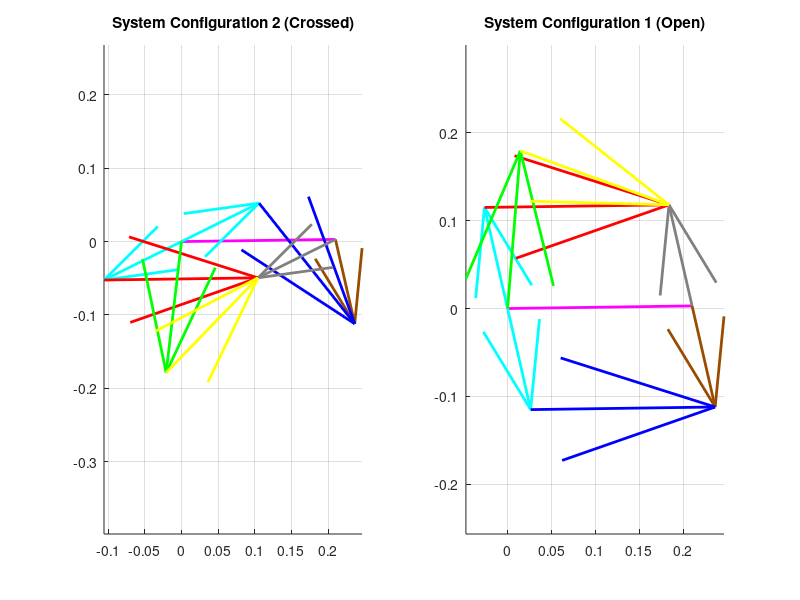

Here is the MATLAB script that generated this plot:
clear all
close all
clc

%  GLOBAL PARAMETERS

offset_deg = 0.81;
offset = deg2rad(offset_deg);
d_global = 0.210; % Shared Ground (Pink)


%  LOOP 1: CALCULATION (Inverted Input: Brown L4)

L1 = 0.210; L2 = 0.118; L3 = 0.210; L4 = 0.118;
d = L1; a = L2; b = L3; c = L4;

theta4_deg = 102.05; 
q_in_L1 = deg2rad(theta4_deg); 

% Inverted Constants
K1=d/c; K2=d/a; K3=(c^2-b^2+a^2+d^2)/(2*c*a); K4=d/b; K5=(a^2-d^2-c^2-b^2)/(2*c*b);

% Coefficients
A = cos(q_in_L1) - K1 - K2*cos(q_in_L1) + K3;
B = -2*sin(q_in_L1);
C = K1 - (K2+1)*cos(q_in_L1) + K3;
D_val = cos(q_in_L1) - K1 + K4*cos(q_in_L1) + K5;
E_val = -2*sin(q_in_L1);
F_val = K1 + (K4-1)*cos(q_in_L1) + K5;

% Roots (Use max(0, ...) to prevent negative sqrt error)
det_AC = sqrt(max(0, B^2 - 4*A*C));
det_DF = sqrt(max(0, E_val^2 - 4*D_val*F_val));

% --- Loop 1: Case 1 (Open) ---
q2_loc_1 = 2*atan2((-B - det_AC), (2*A));
q3_loc_1 = 2*atan2((-E_val - det_DF), (2*D_val));
T2_Open_L1 = q2_loc_1 + pi + offset; 
T3_Open_L1 = q3_loc_1 + pi + offset; 
T4_Global_L1 = q_in_L1 + pi + offset; 

% --- Loop 1: Case 2 (Crossed) ---
q2_loc_2 = 2*atan2((-B + det_AC), (2*A));
q3_loc_2 = 2*atan2((-E_val + det_DF), (2*D_val));
T2_Cross_L1 = q2_loc_2 + pi + offset; 
T3_Cross_L1 = q3_loc_2 + pi + offset; 



%  LOOP 2: CALCULATION (Input: Cyan L2 from Loop 1 + 180)

L1 = 0.210; L2 = 0.118; L3 = 0.210; L4 = 0.118;
d = L1; a = L2; b = L3; c = L4;

theta2_global_Open = rad2deg(T2_Open_L1) + 180;
q_in_Open = deg2rad(theta2_global_Open) - offset;

theta2_global_Cross = rad2deg(T2_Cross_L1) + 180;
q_in_Cross = deg2rad(theta2_global_Cross) - offset;

K1=d/a; K2=d/c; K3=(a^2-b^2+c^2+d^2)/(2*a*c); K4=d/b; K5=(c^2-d^2-a^2-b^2)/(2*a*b);

% --- Loop 2: Case 1 (Open Calculation) ---
A=cos(q_in_Open)-K1-K2*cos(q_in_Open)+K3; B=-2*sin(q_in_Open); C=K1-(K2+1)*cos(q_in_Open)+K3;
D_val=cos(q_in_Open)-K1+K4*cos(q_in_Open)+K5; E_val=-2*sin(q_in_Open); F_val=K1+(K4-1)*cos(q_in_Open)+K5;
% Roots
det_AC_2 = sqrt(max(0, B^2 - 4*A*C));
det_DF_2 = sqrt(max(0, E_val^2 - 4*D_val*F_val));

q4_loc_1 = 2*atan2((-B - det_AC_2), (2*A));
q3_loc_1 = 2*atan2((-E_val - det_DF_2), (2*D_val));
T4_Open_L2 = q4_loc_1 + offset; 
T3_Open_L2 = q3_loc_1 + offset; 

% --- Loop 2: Case 2 (Crossed Calculation) ---
A=cos(q_in_Cross)-K1-K2*cos(q_in_Cross)+K3; B=-2*sin(q_in_Cross); C=K1-(K2+1)*cos(q_in_Cross)+K3;
D_val=cos(q_in_Cross)-K1+K4*cos(q_in_Cross)+K5; E_val=-2*sin(q_in_Cross); F_val=K1+(K4-1)*cos(q_in_Cross)+K5;
% Roots
det_AC_2 = sqrt(max(0, B^2 - 4*A*C));
det_DF_2 = sqrt(max(0, E_val^2 - 4*D_val*F_val));

q4_loc_2 = 2*atan2((-B + det_AC_2), (2*A));
q3_loc_2 = 2*atan2((-E_val + det_DF_2), (2*D_val));
T4_Cross_L2 = q4_loc_2 + offset; 
T3_Cross_L2 = q3_loc_2 + offset; 



%  LOOP 3: CALCULATION (Inverted Input: Grey L4 from Loop 2)

L1 = 0.210; L2 = 0.180; L3 = 0.180; L4 = 0.118;
d = L1; a = L2; b = L3; c = L4;

K1=d/c; K2=d/a; K3=(c^2-b^2+a^2+d^2)/(2*c*a); K4=d/b; K5=(c^2-d^2-a^2-b^2)/(2*c*b);

% --- Loop 3: Case 1 (System Open) ---
% *FIXED: Using 'System Open' but applying CROSSED formula (+sqrt) as requested*
q4_local_Open = T4_Open_L2 - offset;
q_in_calc_Open = q4_local_Open - pi; 

A=cos(q_in_calc_Open)-K1-K2*cos(q_in_calc_Open)+K3; B=-2*sin(q_in_calc_Open); C=K1-(K2+1)*cos(q_in_calc_Open)+K3;
% Determinant check
det_AC_3 = sqrt(max(0, B^2 - 4*A*C)); 

% 1. Find Theta 2 (Green) using CROSSED (+sqrt) formula
q2_loc_SWAP = 2*atan2((-B + det_AC_3), (2*A));
% 2. Find Theta 3 (Yellow) using Vector Method (Prevents Error)
% Vector Eq: R_Coupler = R_Ground + R_Output - R_Input
R_Coupler_Vec = d + a*exp(1i*q2_loc_SWAP) - c*exp(1i*q_in_calc_Open);
q3_loc_SWAP = angle(R_Coupler_Vec);

T2_Open_L3 = q2_loc_SWAP + pi + offset; 
T3_Open_L3 = q3_loc_SWAP + pi + offset; 

% --- Loop 3: Case 2 (System Crossed) ---
% *FIXED: Using 'System Crossed' but applying OPEN formula (-sqrt) as requested*
q4_local_Cross = T4_Cross_L2 - offset;
q_in_calc_Cross = q4_local_Cross - pi; 

A=cos(q_in_calc_Cross)-K1-K2*cos(q_in_calc_Cross)+K3; B=-2*sin(q_in_calc_Cross); C=K1-(K2+1)*cos(q_in_calc_Cross)+K3;
% Determinant check
det_AC_3 = sqrt(max(0, B^2 - 4*A*C));

% 1. Find Theta 2 (Green) using OPEN (-sqrt) formula
q2_loc_SWAP2 = 2*atan2((-B - det_AC_3), (2*A));
% 2. Find Theta 3 (Yellow) using Vector Method
R_Coupler_Vec = d + a*exp(1i*q2_loc_SWAP2) - c*exp(1i*q_in_calc_Cross);
q3_loc_SWAP2 = angle(R_Coupler_Vec);

T2_Cross_L3 = q2_loc_SWAP2 + pi + offset; 
T3_Cross_L3 = q3_loc_SWAP2 + pi + offset; 



%  DISPLAY RESULTS

disp('===================================================');
disp(['FULL MECHANISM RESULTS (Input Theta4 = ' num2str(theta4_deg) ')']);
disp('===================================================');

disp('--- CROSSED CURCUIT ---');
disp(['  L1 Brown  (In) : ', num2str(rad2deg(T4_Global_L1))]);
disp(['  L1 Cyan   (Out): ', num2str(rad2deg(T2_Cross_L1))]);
disp('  ----------------');
disp(['  L2 Grey   (Out): ', num2str(rad2deg(T4_Cross_L2))]);
disp(['  L2 Red    (Cou): ', num2str(rad2deg(T3_Cross_L2))]);
disp('  ----------------');
disp(['  L3 Green  (Out): ', num2str(rad2deg(T2_Cross_L3))]);
disp(['  L3 Yellow (Cou): ', num2str(rad2deg(T3_Cross_L3))]);
disp(' ');

disp('--- OPEN CURCUIT ---');
disp(['  L1 Brown  (In) : ', num2str(rad2deg(T4_Global_L1))]);
disp(['  L1 Cyan   (Out): ', num2str(rad2deg(T2_Open_L1))]);
disp('  ----------------');
disp(['  L2 Grey   (Out): ', num2str(rad2deg(T4_Open_L2))]);
disp(['  L2 Red    (Cou): ', num2str(rad2deg(T3_Open_L2))]);
disp('  ----------------');
disp(['  L3 Green  (Out): ', num2str(rad2deg(T2_Open_L3))]);
disp(['  L3 Yellow (Cou): ', num2str(rad2deg(T3_Open_L3))]);



%  PLOTTING

figure(1); clf;

Rot = exp(1i * offset);
R1 = d_global * exp(1i * offset); % Shared Ground

% -------------------------
% PLOT 1: SYSTEM CROSSED
% -------------------------
subplot(1,2,1); hold on; grid on; axis equal;
title('System Configuration 2 (Crossed)');
plot([0 real(R1)], [0 imag(R1)], 'm-', 'LineWidth', 2); % Ground

% Loop 1
L2_Loop1 = 0.118; L4_Loop1 = 0.118;
V_Cyan_L1 = L2_Loop1 * exp(1i * T2_Cross_L1);
V_Brown_L1 = L4_Loop1 * exp(1i * T4_Global_L1);
V_Blue_L1 = (R1 + V_Brown_L1) - V_Cyan_L1;
quiver(0, 0, real(V_Cyan_L1), imag(V_Cyan_L1), 0, 'c', 'LineWidth', 2, 'MaxHeadSize',0.5); 
quiver(real(R1), imag(R1), real(V_Brown_L1), imag(V_Brown_L1), 0, 'Color',[0.6 0.3 0], 'LineWidth', 2, 'MaxHeadSize',0.5); 
quiver(real(V_Cyan_L1), imag(V_Cyan_L1), real(V_Blue_L1), imag(V_Blue_L1), 0, 'b', 'LineWidth', 2, 'MaxHeadSize',0.5); 

% Loop 2
L2_Loop2 = 0.118; L4_Loop2 = 0.118;
V_Cyan_L2 = L2_Loop2 * exp(1i * deg2rad(rad2deg(T2_Cross_L1) + 180)); 
V_Grey_L2 = L4_Loop2 * exp(1i * T4_Cross_L2);
V_Red_L2 = (R1 + V_Grey_L2) - V_Cyan_L2;
quiver(0, 0, real(V_Cyan_L2), imag(V_Cyan_L2), 0, 'c', 'LineWidth', 2, 'MaxHeadSize',0.5); 
quiver(real(R1), imag(R1), real(V_Grey_L2), imag(V_Grey_L2), 0, 'Color', [0.5 0.5 0.5], 'LineWidth', 2, 'MaxHeadSize',0.5); 
quiver(real(V_Cyan_L2), imag(V_Cyan_L2), real(V_Red_L2), imag(V_Red_L2), 0, 'r', 'LineWidth', 2, 'MaxHeadSize',0.5); 

% Loop 3
L2_Loop3 = 0.180; L4_Loop3 = 0.118;
V_Grey_sys = L4_Loop3 * exp(1i * T4_Cross_L2); 
V_Green_sys = L2_Loop3 * exp(1i * T2_Cross_L3); 
V_Yellow_sys = (R1 + V_Grey_sys) - V_Green_sys;
quiver(0, 0, real(V_Green_sys), imag(V_Green_sys), 0, 'g', 'LineWidth', 2, 'MaxHeadSize',0.5); 
quiver(real(V_Green_sys), imag(V_Green_sys), real(V_Yellow_sys), imag(V_Yellow_sys), 0, 'y', 'LineWidth', 2, 'MaxHeadSize',0.5); 



% PLOT 2: SYSTEM OPEN

subplot(1,2,2); hold on; grid on; axis equal;
title('System Configuration 1 (Open)');
plot([0 real(R1)], [0 imag(R1)], 'm-', 'LineWidth', 2); % Ground

% Loop 1
V_Cyan_L1 = L2_Loop1 * exp(1i * T2_Open_L1);
V_Brown_L1 = L4_Loop1 * exp(1i * T4_Global_L1);
V_Blue_L1 = (R1 + V_Brown_L1) - V_Cyan_L1;
quiver(0, 0, real(V_Cyan_L1), imag(V_Cyan_L1), 0, 'c', 'LineWidth', 2, 'MaxHeadSize',0.5); 
quiver(real(R1), imag(R1), real(V_Brown_L1), imag(V_Brown_L1), 0, 'Color',[0.6 0.3 0], 'LineWidth', 2, 'MaxHeadSize',0.5); 
quiver(real(V_Cyan_L1), imag(V_Cyan_L1), real(V_Blue_L1), imag(V_Blue_L1), 0, 'b', 'LineWidth', 2, 'MaxHeadSize',0.5); 

% Loop 2
V_Cyan_L2 = L2_Loop2 * exp(1i * deg2rad(rad2deg(T2_Open_L1) + 180)); 
V_Grey_L2 = L4_Loop2 * exp(1i * T4_Open_L2);
V_Red_L2 = (R1 + V_Grey_L2) - V_Cyan_L2;
quiver(0, 0, real(V_Cyan_L2), imag(V_Cyan_L2), 0, 'c', 'LineWidth', 2, 'MaxHeadSize',0.5); 
quiver(real(R1), imag(R1), real(V_Grey_L2), imag(V_Grey_L2), 0, 'Color', [0.5 0.5 0.5], 'LineWidth', 2, 'MaxHeadSize',0.5); 
quiver(real(V_Cyan_L2), imag(V_Cyan_L2), real(V_Red_L2), imag(V_Red_L2), 0, 'r', 'LineWidth', 2, 'MaxHeadSize',0.5); 

% Loop 3
V_Grey_sys = L4_Loop3 * exp(1i * T4_Open_L2);
V_Green_sys = L2_Loop3 * exp(1i * T2_Open_L3);
V_Yellow_sys = (R1 + V_Grey_sys) - V_Green_sys;
quiver(0, 0, real(V_Green_sys), imag(V_Green_sys), 0, 'g', 'LineWidth', 2, 'MaxHeadSize',0.5); 
quiver(real(V_Green_sys), imag(V_Green_sys), real(V_Yellow_sys), imag(V_Yellow_sys), 0, 'y', 'LineWidth', 2, 'MaxHeadSize',0.5);
